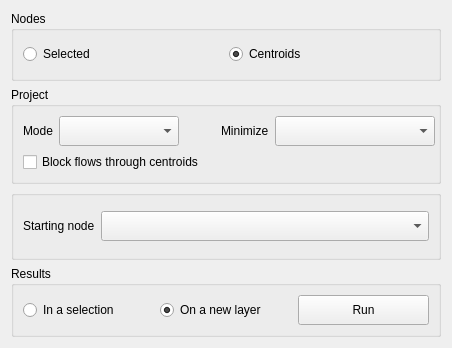
<?xml version="1.0" encoding="UTF-8"?>
<ui version="4.0">
 <class>Form</class>
 <widget class="QWidget" name="Form">
  <property name="geometry">
   <rect>
    <x>0</x>
    <y>0</y>
    <width>452</width>
    <height>348</height>
   </rect>
  </property>
  <property name="minimumSize">
   <size>
    <width>452</width>
    <height>0</height>
   </size>
  </property>
  <property name="font">
   <font>
    <pointsize>9</pointsize>
   </font>
  </property>
  <property name="windowTitle">
   <string>Travelling Salesman Problem</string>
  </property>
  <layout class="QVBoxLayout" name="verticalLayout">
   <item>
    <widget class="QGroupBox" name="groupBox">
     <property name="title">
      <string>Nodes</string>
     </property>
     <layout class="QHBoxLayout" name="horizontalLayout_3">
      <item>
       <widget class="QRadioButton" name="rdo_selected">
        <property name="enabled">
         <bool>true</bool>
        </property>
        <property name="text">
         <string>Selected</string>
        </property>
       </widget>
      </item>
      <item>
       <widget class="QRadioButton" name="rdo_centroids">
        <property name="text">
         <string>Centroids</string>
        </property>
        <property name="checked">
         <bool>true</bool>
        </property>
       </widget>
      </item>
     </layout>
    </widget>
   </item>
   <item>
    <widget class="QGroupBox" name="groupBox_2">
     <property name="minimumSize">
      <size>
       <width>420</width>
       <height>0</height>
      </size>
     </property>
     <property name="title">
      <string>Project</string>
     </property>
     <layout class="QGridLayout" name="gridLayout">
      <item row="0" column="1">
       <widget class="QComboBox" name="cob_mode">
        <property name="sizePolicy">
         <sizepolicy hsizetype="Expanding" vsizetype="Fixed">
          <horstretch>0</horstretch>
          <verstretch>0</verstretch>
         </sizepolicy>
        </property>
        <property name="minimumSize">
         <size>
          <width>120</width>
          <height>30</height>
         </size>
        </property>
       </widget>
      </item>
      <item row="0" column="0">
       <widget class="QLabel" name="label_3">
        <property name="sizePolicy">
         <sizepolicy hsizetype="Fixed" vsizetype="Preferred">
          <horstretch>0</horstretch>
          <verstretch>0</verstretch>
         </sizepolicy>
        </property>
        <property name="minimumSize">
         <size>
          <width>0</width>
          <height>30</height>
         </size>
        </property>
        <property name="text">
         <string>Mode</string>
        </property>
       </widget>
      </item>
      <item row="0" column="4">
       <widget class="QComboBox" name="cob_minimize">
        <property name="sizePolicy">
         <sizepolicy hsizetype="Expanding" vsizetype="Fixed">
          <horstretch>0</horstretch>
          <verstretch>0</verstretch>
         </sizepolicy>
        </property>
        <property name="minimumSize">
         <size>
          <width>160</width>
          <height>30</height>
         </size>
        </property>
       </widget>
      </item>
      <item row="0" column="2">
       <spacer name="horizontalSpacer">
        <property name="orientation">
         <enum>Qt::Horizontal</enum>
        </property>
        <property name="sizeType">
         <enum>QSizePolicy::Fixed</enum>
        </property>
        <property name="sizeHint" stdset="0">
         <size>
          <width>30</width>
          <height>20</height>
         </size>
        </property>
       </spacer>
      </item>
      <item row="0" column="3">
       <widget class="QLabel" name="label_2">
        <property name="sizePolicy">
         <sizepolicy hsizetype="Fixed" vsizetype="Preferred">
          <horstretch>0</horstretch>
          <verstretch>0</verstretch>
         </sizepolicy>
        </property>
        <property name="minimumSize">
         <size>
          <width>0</width>
          <height>30</height>
         </size>
        </property>
        <property name="text">
         <string>Minimize</string>
        </property>
       </widget>
      </item>
      <item row="1" column="0" colspan="5">
       <widget class="QCheckBox" name="chb_block">
        <property name="enabled">
         <bool>true</bool>
        </property>
        <property name="text">
         <string>Block flows through centroids</string>
        </property>
        <property name="checked">
         <bool>false</bool>
        </property>
       </widget>
      </item>
     </layout>
    </widget>
   </item>
   <item>
    <widget class="QGroupBox" name="groupBox_3">
     <property name="title">
      <string/>
     </property>
     <layout class="QGridLayout" name="gridLayout_2">
      <item row="0" column="1">
       <widget class="QComboBox" name="cob_start">
        <property name="minimumSize">
         <size>
          <width>0</width>
          <height>30</height>
         </size>
        </property>
       </widget>
      </item>
      <item row="0" column="0">
       <widget class="QLabel" name="label">
        <property name="sizePolicy">
         <sizepolicy hsizetype="Fixed" vsizetype="Preferred">
          <horstretch>0</horstretch>
          <verstretch>0</verstretch>
         </sizepolicy>
        </property>
        <property name="minimumSize">
         <size>
          <width>0</width>
          <height>30</height>
         </size>
        </property>
        <property name="text">
         <string>Starting node</string>
        </property>
       </widget>
      </item>
     </layout>
    </widget>
   </item>
   <item>
    <widget class="QGroupBox" name="groupBox_4">
     <property name="title">
      <string>Results</string>
     </property>
     <layout class="QHBoxLayout" name="horizontalLayout">
      <item>
       <widget class="QRadioButton" name="rdo_selection">
        <property name="text">
         <string>In a selection</string>
        </property>
       </widget>
      </item>
      <item>
       <widget class="QRadioButton" name="rdo_new_layer">
        <property name="text">
         <string>On a new layer</string>
        </property>
        <property name="checked">
         <bool>true</bool>
        </property>
       </widget>
      </item>
      <item>
       <widget class="QPushButton" name="but_run">
        <property name="minimumSize">
         <size>
          <width>0</width>
          <height>30</height>
         </size>
        </property>
        <property name="text">
         <string>Run</string>
        </property>
       </widget>
      </item>
     </layout>
    </widget>
   </item>
  </layout>
 </widget>
 <resources/>
 <connections/>
</ui>
